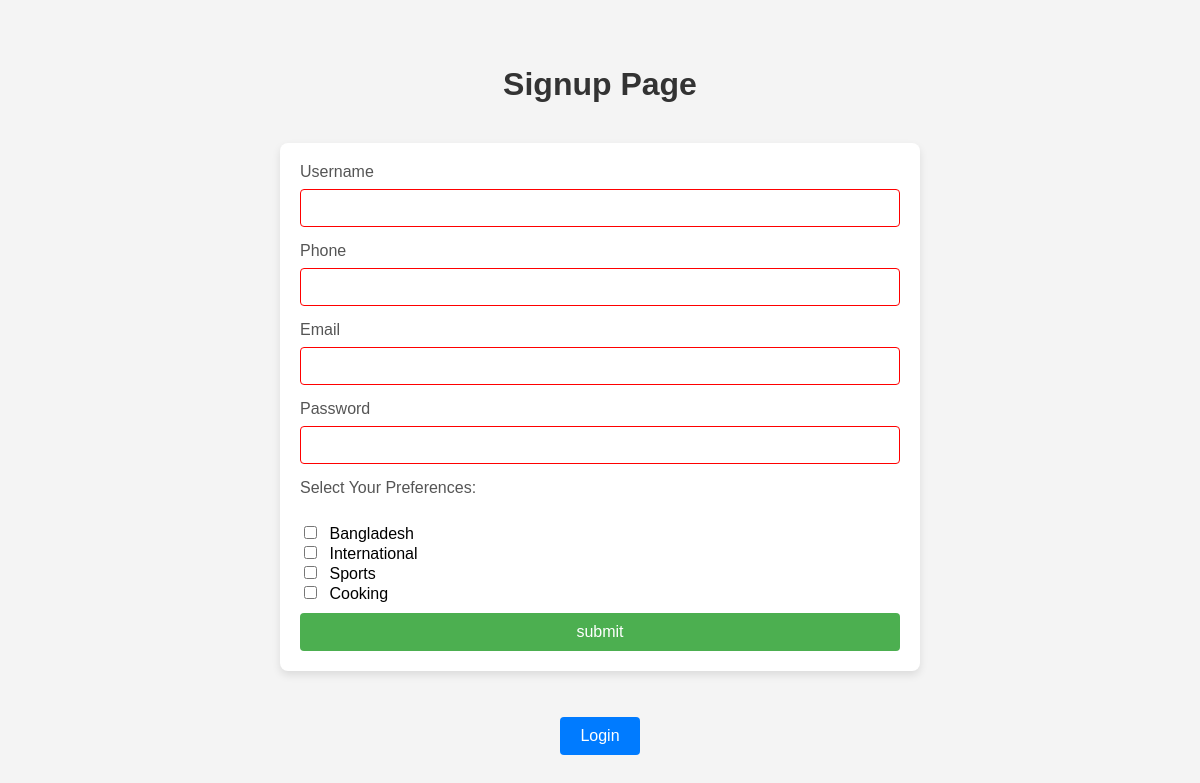
/View/reg.php, run on the app's committed database.
### tables this page shows
CREATE TABLE `category` (
  `category_id` int(11) NOT NULL,
  `category_name` varchar(100) NOT NULL,
  `post` int(11) NOT NULL
);

### Model/userModel.php (called while the page is built, shortened)
<?php
function getConnection(){
    $conn = mysqli_connect('127.0.0.1', 'root', '', 'member');
    return $conn;
}
function getCategories() {
    $conn = getConnection();
    $sql = "SELECT * FROM category";
    $result = mysqli_query($conn, $sql);
    $categories = [];
    if ($result && mysqli_num_rows($result) > 0) {
        while ($row = mysqli_fetch_assoc($result)) {
            $categories[] = $row;
        }
    }
    return $categories;
}
$categories = getCategories();
?>

### View/reg.php (the view, shortened to what this page needs)
<?php
require_once '../Model/userModel.php';
$conn = getConnection();
$sql = "SELECT * FROM category";
$result = mysqli_query($conn, $sql);
$categories = [];
if ($result && mysqli_num_rows($result) > 0) {
    while ($row = mysqli_fetch_assoc($result)) {
        $categories[] = $row;
    }
}
?>
<!DOCTYPE html>
<html lang="en">
<head>
    <link rel="stylesheet" href="../Style/styles.css">
</head>
<body>
    <h1>Signup Page</h1>
    <form id="signupForm">
        <label for="username">Username</label>
        <input type="text" id="username" name="username" required /> <br>
        <label for="phone">Phone</label>
        <input type="text" id="phone" name="phone" required /><br>
        <label for="email">Email</label>
        <input type="email" id="email" name="email" required /> <br>
        <label for="password">Password</label>
        <input type="password" id="password" name="password" required /> <br>
        <label>Select Your Preferences:</label><br>
        <?php foreach ($categories as $category): ?>
            <input type="checkbox" name="preferences[]" value="<?= $category['category_id']; ?>"> <?= $category['category_name']; ?><br>
        <?php endforeach; ?>
        <button type="button" onclick="submitForm()" style="background-color: #4CAF50; color: white; padding: 10px 15px; border: none; border-radius: 4px; cursor: pointer; font-size: 16px; width: 100%;">submit</button>
    </form>
    <div class="back-btn">
        <a href="../View/login.html">Login</a>
    </div>
</body>
</html>

### Style/styles.css (style rules this page uses)
body { font-family: Arial, sans-serif; margin: 0; padding: 0; background-color: #f4f4f4; display: flex; justify-content: center; align-items: center; height: 100vh; flex-direction: column; box-sizing: border-box; }
h1 { text-align: center; color: #333; font-size: 32px; margin-bottom: 20px; }
form { background-color: #fff; padding: 20px; border-radius: 8px; box-shadow: 0 4px 8px rgba(0, 0, 0, 0.1); width: 100%; max-width: 600px; margin-top: 20px; }
label { display: block; margin-bottom: 8px; font-size: 16px; color: #555; }
input[type="text"], input[type="email"], input[type="password"], textarea, select, input[type="file"] { width: 100%; padding: 10px; margin-bottom: 15px; border: 1px solid #ccc; border-radius: 4px; font-size: 14px; box-sizing: border-box; }
input[type="checkbox"] { margin-right: 8px; }
input[type="submit"], button[type="button"] { background-color: #4CAF50; color: white; padding: 10px; border: none; border-radius: 4px; cursor: pointer; width: 100%; font-size: 16px; margin-top: 10px; }
.back-btn { margin-top: 20px; text-align: center; }
.back-btn a { text-decoration: none; background-color: #007BFF; color: white; padding: 10px 20px; border-radius: 4px; font-size: 16px; display: inline-block; }
input[type="email"]:invalid, input[type="password"]:invalid, input[type="text"]:invalid { border-color: red; }
button[type="submit"], button[type="button"], input[type="submit"] { background-color: #4CAF50; color: white; padding: 10px 15px; border: none; border-radius: 4px; cursor: pointer; font-size: 16px; width: 100%; text-align: center; display: inline-block; }

### data on the page
category: category_name "Bangladesh"
category: category_name "International"
category: category_name "Sports"
category: category_name "Cooking"
